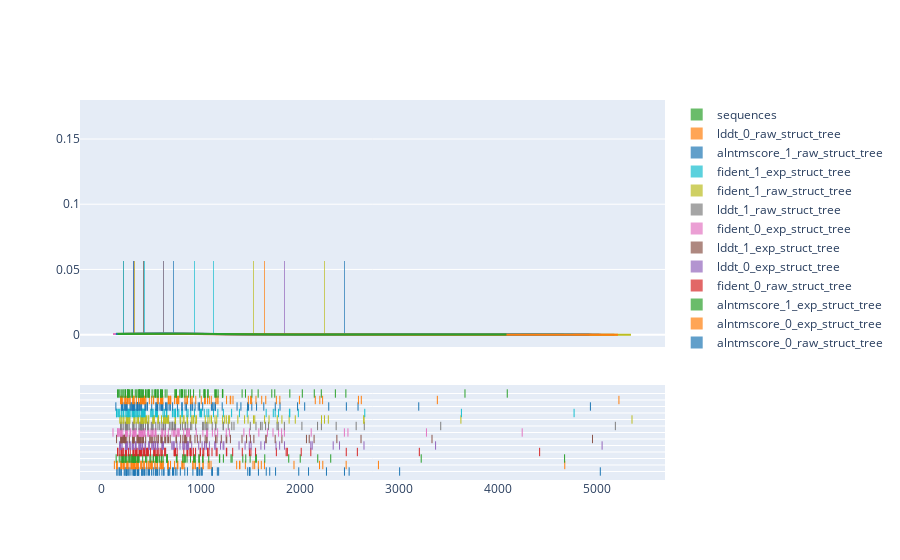

This figure's notebook cell:
### Code cell
import plotly.figure_factory as ff
#use figure factory to create a distplot of the treescores in tree_resdf
fig = ff.create_distplot([tree_resdf[col] for col in refcols], [col for col in refcols])
fig.show()
